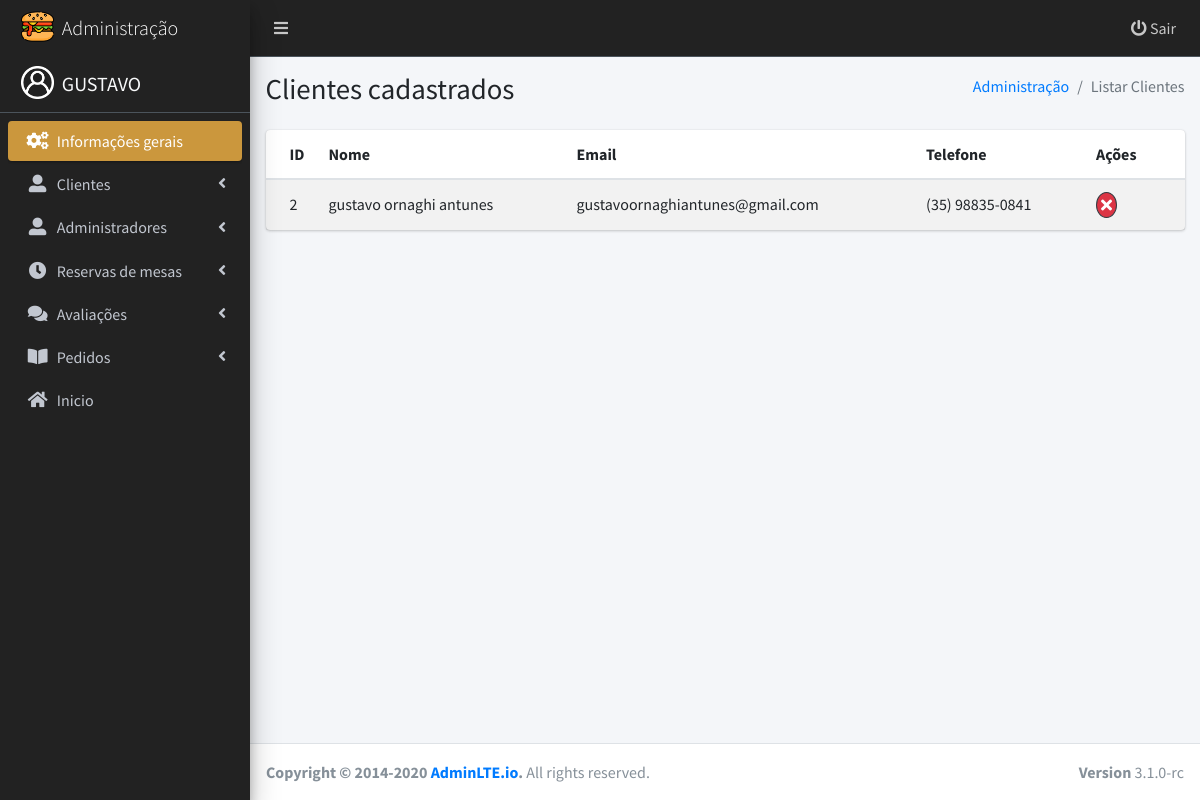
The app's page /view/admin/listaCliente.php (signed in) with its own data.
### tables this page shows
CREATE TABLE IF NOT EXISTS `usuario` (
  `id` int(11) NOT NULL AUTO_INCREMENT,
  `nome` varchar(45) NOT NULL,
  `email` varchar(45) NOT NULL,
  `senha` varchar(45) NOT NULL,
  `telefone` varchar(45) NOT NULL,
  PRIMARY KEY (`id`)
);

### model/Usuario.php (called while the page is built, shortened)
<?php
class Usuario{
    public function Listar() {
        $sql = "SELECT usuario.id, usuario.nome, usuario.email, usuario.telefone FROM usuario";
        $conexao = new PDO('mysql:host=127.0.0.1;dbname=lanchonete2', 'root', '');
        $resultado = $conexao->query($sql);
        $lista = $resultado->fetchAll();
        return $lista;
    }
    public function ListarLogado($id) {
        $sql = "SELECT * FROM usuario where id = '$id'";
        $conexao = new PDO('mysql:host=127.0.0.1;dbname=lanchonete2', 'root', '');
        $resultado = $conexao->query($sql);
        $lista = $resultado->fetch();
        return $lista;
    }
}
?>

### view/admin/listaCliente.php (the view, shortened to what this page needs)
<?php
  require_once '../../model/Usuario.php';
  $usuario = new Usuario();
  $lista = $usuario->Listar();
  $logado = $_SESSION['usuario_logado'];
if ($logado == 1) {
?>
<!DOCTYPE html>
<html lang="en">
<head>
  <link rel="stylesheet" href="https://pro.fontawesome.com/releases/v5.2.0/css/all.css">
  <link rel="stylesheet" href="https://static.fontawesome.com/css/fontawesome-app.css">
  <link rel="stylesheet" href="dist/css/adminlte.min.css">
</head>
<body class="hold-transition sidebar-mini">
<div class="wrapper">
  <?php
    include("layout/navbar.php");
  ?>
  <?php
    include("layout/sidebar.php");
  ?>
  <div class="content-wrapper">
    <section class="content-header">
      <div class="container-fluid">
        <div class="row mb-2">
          <div class="col-sm-6">
            <h1>Clientes cadastrados</h1>
          </div>
          <div class="col-sm-6">
            <ol class="breadcrumb float-sm-right">
              <li class="breadcrumb-item"><a href="index.php">Administração</a></li>
              <li class="breadcrumb-item active">Listar Clientes</li>
            </ol>
          </div>
        </div>
      </div>
    </section>
    <section class="content">
      <div class="container-fluid">
        <div class="row">
          <div class="col-md-12">
            <div class="card">
              <div class="card-body p-0">
                <table class="table table-striped">
                  <thead>
                    <tr>
                      <th style="width: 10px">ID</th>
                      <th>Nome</th>
                      <th>Email</th>
                      <th>Telefone</th>
                      <th>Ações</th>
                    </tr>
                  </thead>
                  <tbody>
                  <?php foreach($lista as $linha):?>
                    <tr>
                      <td><?php echo $linha['id'] ?></td>
                      <td><?php echo $linha['nome'] ?></td>
                      <td><?php echo $linha['email'] ?></td>
                      <td><?php echo $linha['telefone'] ?></td>
                      <td><a href="#"  data-toggle="modal" data-target="#excluirCliente<?php echo $linha['id'] ?>"><i class="taman fas fa-times text-light text-center bg-danger rounded-circle border border-dark p-1"></i></a></td>
                    </tr>
                    <?php endforeach ?>
                  </tbody>
                </table>
              </div>
            </div>
          </div>
        </div>
      </div>
    </section>
  </div>
  <footer class="main-footer">
    <div class="float-right d-none d-sm-block">
      <b>Version</b> 3.1.0-rc
    </div>
    <strong>Copyright &copy; 2014-2020 <a href="https://adminlte.io">AdminLTE.io</a>.</strong> All rights reserved.
  </footer>
</div>
</body>
</html>
<?php } else { header('Location: ../usuario-nao-logado.php'); } ?>

### view/admin/layout/sidebar.php (shortened to what this page needs)
 <?php
    require_once '../../model/Usuario.php';
    $usuarioLogado = new Usuario();
    $usuario = $usuarioLogado->ListarLogado($_SESSION['id_usuario']);
 ?>
<aside class="main-sidebar sidebar-dark-primary elevation-4">
    <a href="index.php" class="brand-link border-0">
      <img src="../assets/img/favicon1.png" alt="AdminLTE Logo" class="brand-image">
      <span class="brand-text font-weight-light">Administração</span>
    </a>
    <a href="#" class="brand-link">
      <img src="dist/img/perfil.png" alt="AdminLTE Logo" class="brand-image">
      <span class="brand-text text-light text-uppercase"><?php echo explode(" ", $usuario['nome'])[0] ?></span>
    </a>
    <div class="sidebar">
      <nav class="mt-2">
        <ul class="nav nav-pills nav-sidebar flex-column" data-widget="treeview" role="menu" data-accordion="false">
          <li class="nav-item">
              <a href="./index.php" class="nav-link active">
                <i class="fas fa-cogs nav-icon"></i>
                <p>Informações gerais</p>
              </a>
          </li>
          <li class="nav-item">
            <a href="#" class="nav-link">
              <i class="nav-icon fas fa-user-alt"></i>
              <p>
                Clientes
                <i class="fas fa-angle-left right"></i>
              </p>
            </a>
          </li>
          <li class="nav-item">
            <a href="#" class="nav-link">
              <i class="nav-icon fas fa-user-alt"></i>
              <p>
                Administradores
                <i class="fas fa-angle-left right"></i>
              </p>
            </a>
          </li>
          <li class="nav-item">
            <a href="#" class="nav-link">
              <i class="nav-icon fas fa-clock"></i>
              <p>
                Reservas de mesas
                <i class="fas fa-angle-left right"></i>
              </p>
            </a>
          </li>
          <li class="nav-item">
            <a href="#" class="nav-link">
              <i class="nav-icon fas fa-comments"></i>
              <p>
                Avaliações
                <i class="fas fa-angle-left right"></i>
              </p>
            </a>
          </li>
          <li class="nav-item">
            <a href="#" class="nav-link">
              <i class="nav-icon fas fa-book-open"></i>
              <p>
                Pedidos
                <i class="fas fa-angle-left right"></i>
              </p>
            </a>
          </li>
          <li class="nav-item">
            <a href="../" class="nav-link">
              <i class="nav-icon fas fa-home"></i>
              <p>
                Inicio
              </p>
            </a>
          </li>
      </nav>
    </div>
  </aside>

### records on screen
usuario: nome "GUSTAVO", id "2", nome "gustavo ornaghi antunes", email "gustavoornaghiantunes@gmail.com", telefone "(35) 98835-0841"
